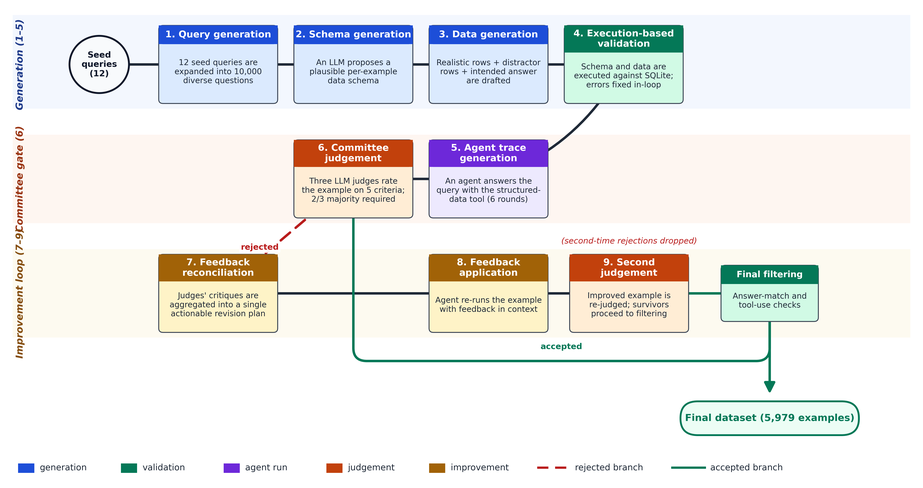
#> input picture papers/emnlp2026/figures/fig_v1_pipeline_overview.png, 923 x 488 px, shrunk from 5670 x 3000 before the run
$ python make_combined_pipeline.py
#> lines starting #> are read from the running program, lines starting #| are printed output that depends on the picture
"""
Stitch the FinOpsBench-v1 and FinOpsBench-v2 pipeline overviews into
a single vertical figure: v1 on top, v2 on the bottom, separated by a
thin divider and short subtitle for each half.

Inputs (must exist before running this script):
  fig_v1_pipeline_overview.png
  fig_v2_pipeline_overview.png

Outputs:
  fig_combined_pipeline.png  (vertical stack, transparent background
                              preserved if present)
  fig_combined_pipeline.pdf  (same content, via matplotlib for vector
                              fidelity of the source rasters)

Usage:
    cd papers/emnlp2026/figures
    python3 make_v1_pipeline_overview.py
    python3 make_v2_pipeline_overview.py
    python3 make_combined_pipeline.py
"""

from __future__ import annotations

from pathlib import Path

from PIL import Image, ImageDraw, ImageFont
import matplotlib.pyplot as plt

HERE = Path(__file__).resolve().parent

V1 = HERE / "fig_v1_pipeline_overview.png"
V2 = HERE / "fig_v2_pipeline_overview.png"
OUT_PNG = HERE / "fig_combined_pipeline.png"
OUT_PDF = HERE / "fig_combined_pipeline.pdf"


def _load_font(size: int) -> ImageFont.FreeTypeFont | ImageFont.ImageFont:
    """Try a few common DejaVu paths; fall back to the bitmap default."""
    candidates = [
        "/usr/share/fonts/truetype/dejavu/DejaVuSans-Bold.ttf",
        "/usr/share/fonts/dejavu/DejaVuSans-Bold.ttf",
    ]
    for path in candidates:
        if Path(path).exists():
            return ImageFont.truetype(path, size)
    return ImageFont.load_default()


def combine_png():
    a = Image.open(V1).convert("RGBA")
#> a is the input picture: PIL image 923x488 RGBA; mean R, G, B, A 235.6, 235.2, 234, 255
    b = Image.open(V2).convert("RGBA")
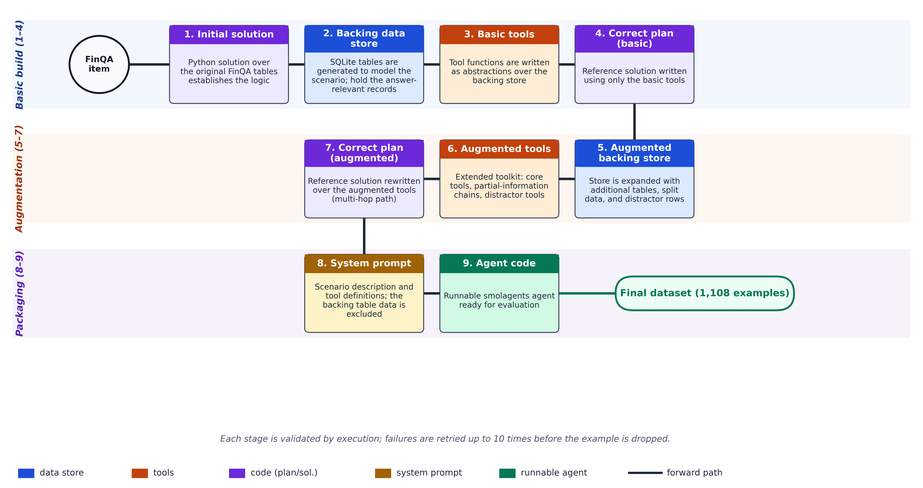
#> input picture papers/emnlp2026/figures/fig_v2_pipeline_overview.png, 923 x 488 px, shrunk from 5670 x 3000 before the run
#> b is the input picture: PIL image 923x488 RGBA; mean R, G, B, A 237.2, 235.5, 240.4, 255

    # Match widths by rescaling the narrower image up; preserve aspect.
    if a.size[0] != b.size[0]:
        target_w = max(a.size[0], b.size[0])
        def rescale(img):
            scale = target_w / img.size[0]
            return img.resize((target_w, int(img.size[1] * scale)),
                              Image.LANCZOS)
        a, b = rescale(a), rescale(b)

    # Stack the two pipeline panels with a small gap; no banner titles.
    width = a.size[0]
#> width = 923
    gap_h = 10                # tight separator between the two halves
    total_h = a.size[1] + gap_h + b.size[1]
#> total_h = 986
    canvas = Image.new("RGBA", (width, total_h), (255, 255, 255, 255))
#> canvas: PIL image 923x986 RGBA; every value is 255
    canvas.paste(a, (0, 0), a)
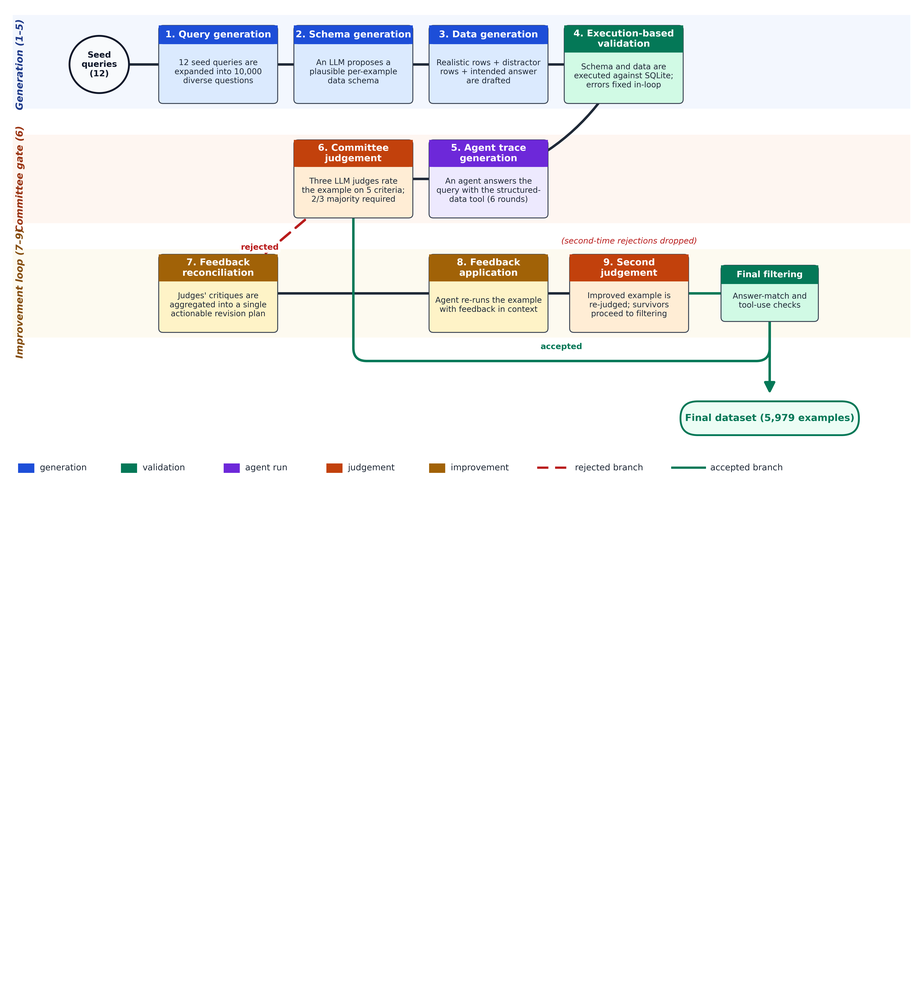
#> canvas: PIL image 923x986 RGBA; mean R, G, B, A 245.4, 245.2, 244.6, 255
    canvas.paste(b, (0, a.size[1] + gap_h), b)
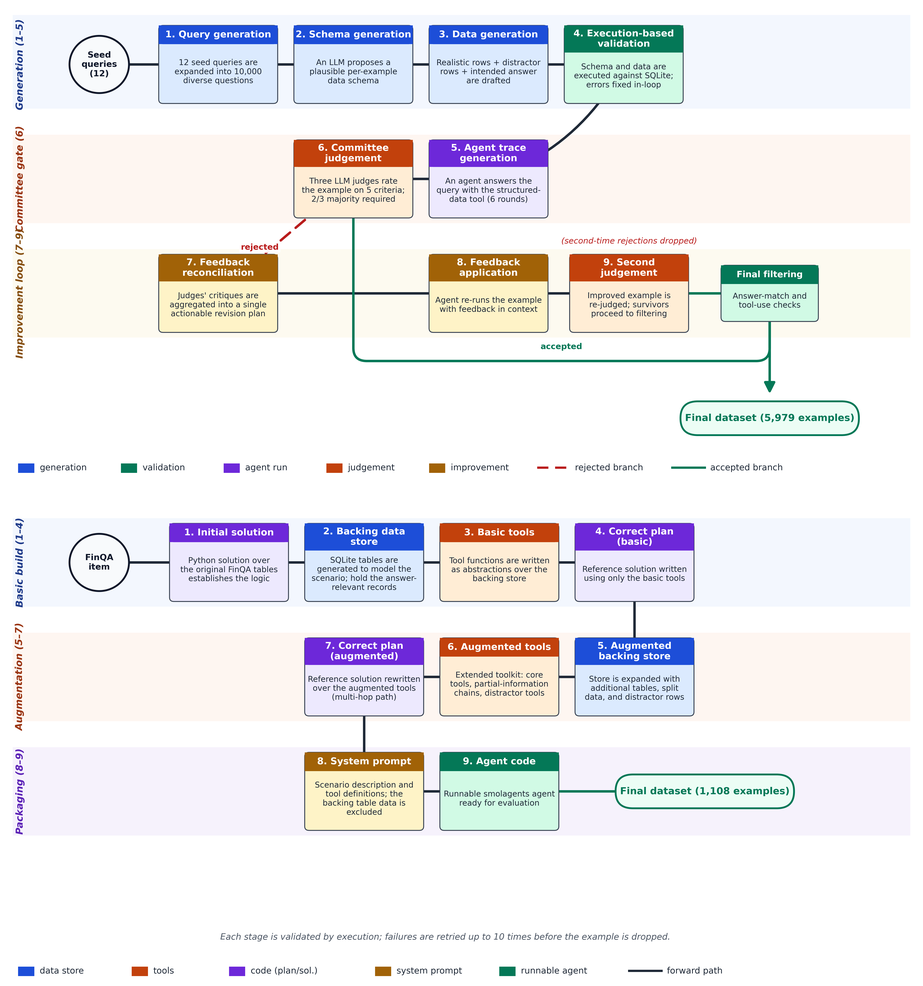
#> canvas: PIL image 923x986 RGBA; mean R, G, B, A 236.6, 235.5, 237.3, 255

    canvas.save(OUT_PNG, optimize=True)
    print(f"Saved {OUT_PNG.name}  ({width}x{total_h} px)")
#| Saved fig_combined_pipeline.png  (923x986 px)


def combine_pdf():
    """Emit a vector-friendly PDF by re-pasting via matplotlib so the
    file is usable as a paper-figure target if desired later."""
    img = Image.open(OUT_PNG)
    w_px, h_px = img.size
#> w_px = 923; h_px = 986
    dpi = 220
    fig = plt.figure(figsize=(w_px / dpi, h_px / dpi), dpi=dpi)
    ax = fig.add_axes([0, 0, 1, 1])
    ax.imshow(img)
    ax.axis("off")
    fig.savefig(OUT_PDF, dpi=dpi, bbox_inches="tight", pad_inches=0)
    plt.close(fig)
    print(f"Saved {OUT_PDF.name}")


if __name__ == "__main__":
    if not (V1.exists() and V2.exists()):
        raise SystemExit(
            "Missing input(s). Render the per-pipeline figures first:\n"
            "  python3 make_v1_pipeline_overview.py\n"
            "  python3 make_v2_pipeline_overview.py")
    combine_png()
    combine_pdf()
